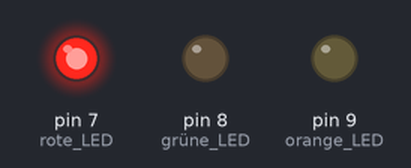
This sketch was run on a simulated Arduino Uno, built with avr-gcc and run on an emulated ATmega328P. Shown: output pins drawn as LEDs (lit = HIGH).

Above: at 2.5 s.
At 9.5 s:
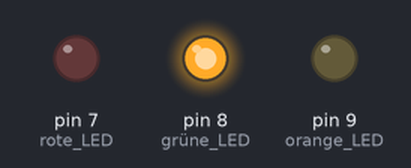
At 12.0 s:
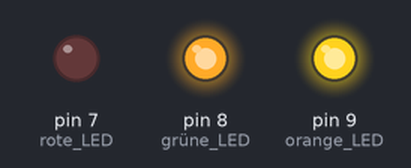
At 14.0 s:
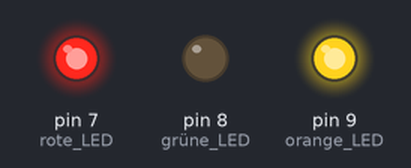
Timing chart, 0 to 19.6 s (numbered marks = the images above):
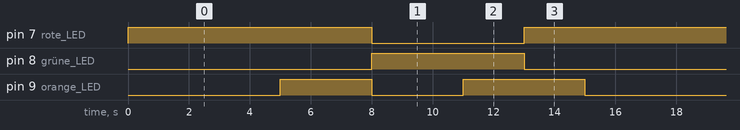

Measured:
- by itself, pin 7 (rote_LED): repeats every 15.1 s: LOW 5.0 s, HIGH 10.1 s
- by itself, pin 8 (grüne_LED): alternates HIGH for 5.0 s and LOW for 10.1 s
- by itself, pin 9 (orange_LED): repeats every 15.1 s: LOW 3.0 s, HIGH 4.0 s, LOW 5.1 s, HIGH 3.0 s

The sketch:

einfache_Ampel.ino
```cpp
//Extra Aufgabe


void setup() {

  pinMode(7, OUTPUT); //rote LED
  pinMode(9, OUTPUT); //orange LED
  pinMode(8, OUTPUT); //grüne LED

 /*


   So auch möglich:

   int roteLED=7;

   pinMode(roteLED, OUTPUT);


  */

}


void loop() {

digitalWrite(7, HIGH);
delay(5000);
digitalWrite(9, HIGH);
delay(3000);
digitalWrite(7, LOW);
digitalWrite(9, LOW);
digitalWrite(8, HIGH);
delay(3000);
digitalWrite(9, HIGH);
delay(2000);
digitalWrite(8, LOW);
digitalWrite(7, HIGH);
delay(2000);
digitalWrite(9, LOW);
delay(100);


}
```
